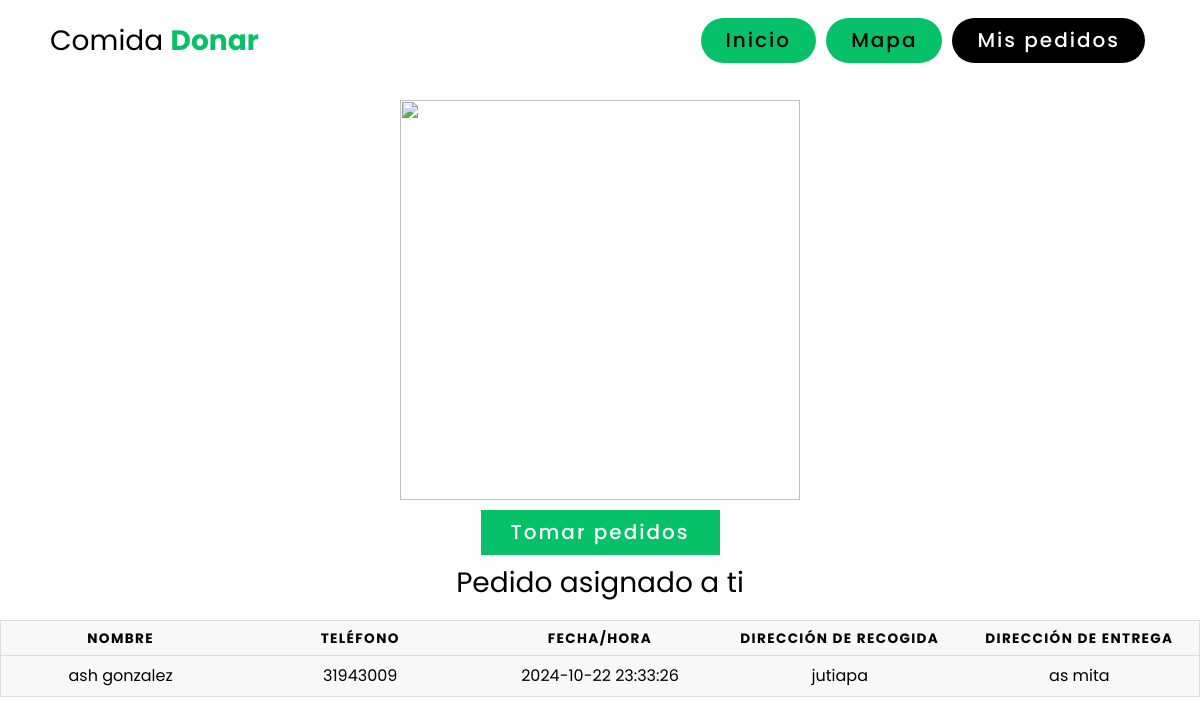
/delivery/deliverymyord.php (signed in), run on the app's committed database.
### tables this page shows
CREATE TABLE `food_donations` (
  `Fid` int(11) NOT NULL,
  `name` varchar(50) NOT NULL,
  `email` varchar(60) NOT NULL,
  `food` varchar(50) NOT NULL,
  `type` text NOT NULL,
  `category` text NOT NULL,
  `quantity` text NOT NULL,
  `date` datetime DEFAULT current_timestamp(),
  `address` text NOT NULL,
  `location` varchar(50) NOT NULL,
  `phoneno` varchar(25) NOT NULL,
  `assigned_to` int(11) DEFAULT NULL,
  `delivery_by` int(11) DEFAULT NULL,
  `expiration_date` date DEFAULT NULL
);

### delivery/deliverymyord.php (the view, shortened to what this page needs)
<?php
include("connect.php");
$id = $_SESSION['Did'];
?>
<!DOCTYPE html>
<html lang="es">
<head>
    <link rel="stylesheet" href="delivery.css">
    <link rel="stylesheet" href="../home.css">
</head>
<body>
    <header>
        <div class="logo">Comida <b style="color: #06C167;">Donar</b></div>
        <nav class="nav-bar">
            <ul>
                <li><a href="delivery.php">Inicio</a></li>
                <li><a href="openmap.php">Mapa</a></li>
                <li><a href="deliverymyord.php" class="active">Mis pedidos</a></li>
            </ul>
        </nav>
    </header>
    <br>
    <div class="itm">
        <img src="../img/delivery.gif" alt="" width="400" height="400">
    </div>
    <div class="get">
        <?php
        $sql = "SELECT fd.Fid AS Fid, fd.name,fd.phoneno,fd.date,fd.delivery_by, fd.address as From_address,
ad.name AS delivery_person_name, ad.address AS To_address
FROM food_donations fd
LEFT JOIN admin ad ON fd.assigned_to = ad.Aid where delivery_by='$id';
";
        $result = mysqli_query($connection, $sql);
        $data = array();
        while ($row = mysqli_fetch_assoc($result)) {
            $data[] = $row;
        }
        ?>
        <div class="log">
            <a href="delivery.php">Tomar pedidos</a>
            <p>Pedido asignado a ti</p>
            <br>
        </div>
        <div class="table-container">
            <div class="table-wrapper">
                <table class="table">
                    <thead>
                        <tr>
                            <th>Nombre</th>
                            <th>Teléfono</th>
                            <th>Fecha/Hora</th>
                            <th>Dirección de recogida</th>
                            <th>Dirección de entrega</th>
                        </tr>
                    </thead>
                    <tbody>
                        <?php foreach ($data as $row) { ?>
                            <?php echo "<tr><td data-label=\"name\">" . $row['name'] . "</td><td data-label=\"phoneno\">" . $row['phoneno'] . "</td><td data-label=\"date\">" . $row['date'] . "</td><td data-label=\"Pickup Address\">" . $row['From_address'] . "</td><td data-label=\"Delivery Address\">" . $row['To_address'] . "</td>";
                            ?>
                            </tr>
                        <?php } ?>
                    </tbody>
                </table>
            </div>
            <br>
            <br>
</body>
</html>

### delivery/delivery.css (style rules this page uses)
table { border: 1px solid #ccc; border-collapse: collapse; margin: 0; padding: 0; width: 100%; table-layout: fixed; }
table tr { background-color: #f8f8f8; border: 1px solid #ddd; padding: .35em; }
table th, table td { padding: .625em; text-align: center; }
table th { font-size: .85em; letter-spacing: .1em; text-transform: uppercase; }
body { font-family: "Open Sans", sans-serif; line-height: 1.25; }
.log { margin: auto; display:grid; align-items: center; }
a { display: inline-block; font-size: 20px; background:#06C167; padding: 10px 30px; text-decoration: none; font-weight: 500; margin:10px auto 10px auto; color: #fff; letter-spacing: 2px; transition: 0.2s; }

### home.css (style rules this page uses)
:root { --navcolor:white; --navfont:black; --green:#06C167; --box-shadow:0 .5rem 1rem rgba(0,0,0.1) }
* { margin: 0; padding: 0; list-style: none; text-decoration: none; box-sizing: border-box; font-family: 'Poppins', sans-serif; }
body { background-color: #fefefe; }
header { width: 100%; height: 80px; background-color: var(--navcolor); display: flex; justify-content: space-between; align-items: center; padding: 0 100px; }
.logo { font-size: 28px; color:var(--navfont); }
.nav-bar ul { display: flex; }
.nav-bar ul li a { display: block; color: var(--navfont); font-size: 20px ; padding:10px 25px; border-radius: 50px; transition: 0.2s; margin: 0 5px; }
.nav-bar ul li a.active { color:var(--navcolor); background-color: var(--navfont); }
@media only screen and (max-width:1320px) { header { padding:0 50px; } }

### delivery/deliverymyord.php (style rules this page uses)
.itm { background-color: white; display: grid; }
.itm img { width: 400px; height: 400px; margin-left: auto; margin-right: auto; }
p { text-align: center; font-size: 28PX; color: black; }

### data on the page
food_donations: name "ash gonzalez", phoneno "31943009", date "2024-10-22 23:33:26", address "jutiapa", admin.address "as mita"
